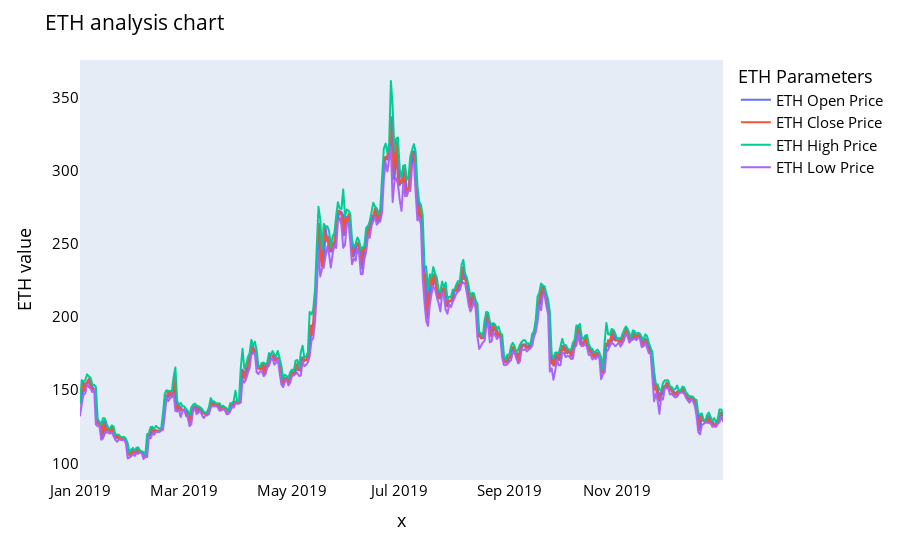

Notebook source saved alongside this figure:
### Code cell
import warnings
warnings.simplefilter("ignore", category=FutureWarning)

names = cycle(['ETH Open Price','ETH Close Price','ETH High Price','ETH Low Price'])
dates_array = np.array(y_2019['Date'], dtype='datetime64')
fig = px.line(y_2019, x=dates_array, y=[y_2019['Open'], y_2019['Close'], 
                                          y_2019['High'], y_2019['Low']],
             labels={'Date': 'Date','value':'ETH value'})
fig.update_layout(title_text='ETH analysis chart', font_size=15, font_color='black',legend_title_text='ETH Parameters')
fig.for_each_trace(lambda t:  t.update(name = next(names)))
fig.update_xaxes(showgrid=False)
fig.update_yaxes(showgrid=False)

fig.show()

### Figure 1 — Plotly figure (JSON) as saved in the notebook; plotly's stock layout.template omitted (floating-point values rounded to 4 significant figures; data arrays with more than 128 entries replaced by an {"elided": "..."} marker saying what was removed)
{"data": [{"hovertemplate": "variable=Open<br>x=%{x}<br>ETH value=%{y}<extra></extra>", "legendgroup": "Open", "line": {"color": "#636efa", "dash": "solid"}, "marker": {"symbol": "circle"}, "mode": "lines", "name": "ETH Open Price", "showlegend": true, "type": "scattergl", "x": {"elided": "365 str values"}, "xaxis": "x", "y": {"elided": "365 float values"}, "yaxis": "y"}, {"hovertemplate": "variable=Close<br>x=%{x}<br>ETH value=%{y}<extra></extra>", "legendgroup": "Close", "line": {"color": "#EF553B", "dash": "solid"}, "marker": {"symbol": "circle"}, "mode": "lines", "name": "ETH Close Price", "showlegend": true, "type": "scattergl", "x": {"elided": "365 str values"}, "xaxis": "x", "y": {"elided": "365 float values"}, "yaxis": "y"}, {"hovertemplate": "variable=High<br>x=%{x}<br>ETH value=%{y}<extra></extra>", "legendgroup": "High", "line": {"color": "#00cc96", "dash": "solid"}, "marker": {"symbol": "circle"}, "mode": "lines", "name": "ETH High Price", "showlegend": true, "type": "scattergl", "x": {"elided": "365 str values"}, "xaxis": "x", "y": {"elided": "365 float values"}, "yaxis": "y"}, {"hovertemplate": "variable=Low<br>x=%{x}<br>ETH value=%{y}<extra></extra>", "legendgroup": "Low", "line": {"color": "#ab63fa", "dash": "solid"}, "marker": {"symbol": "circle"}, "mode": "lines", "name": "ETH Low Price", "showlegend": true, "type": "scattergl", "x": {"elided": "365 str values"}, "xaxis": "x", "y": {"elided": "365 float values"}, "yaxis": "y"}], "layout": {"font": {"color": "black", "size": 15}, "legend": {"title": {"text": "ETH Parameters"}, "tracegroupgap": 0}, "margin": {"t": 60}, "title": {"text": "ETH analysis chart"}, "xaxis": {"anchor": "y", "autorange": true, "domain": [0, 1], "range": ["2019-01-01", "2019-12-31"], "showgrid": false, "title": {"text": "x"}, "type": "date"}, "yaxis": {"anchor": "x", "autorange": true, "domain": [0, 1], "range": [88.58, 375.8], "showgrid": false, "title": {"text": "ETH value"}, "type": "linear"}}}
